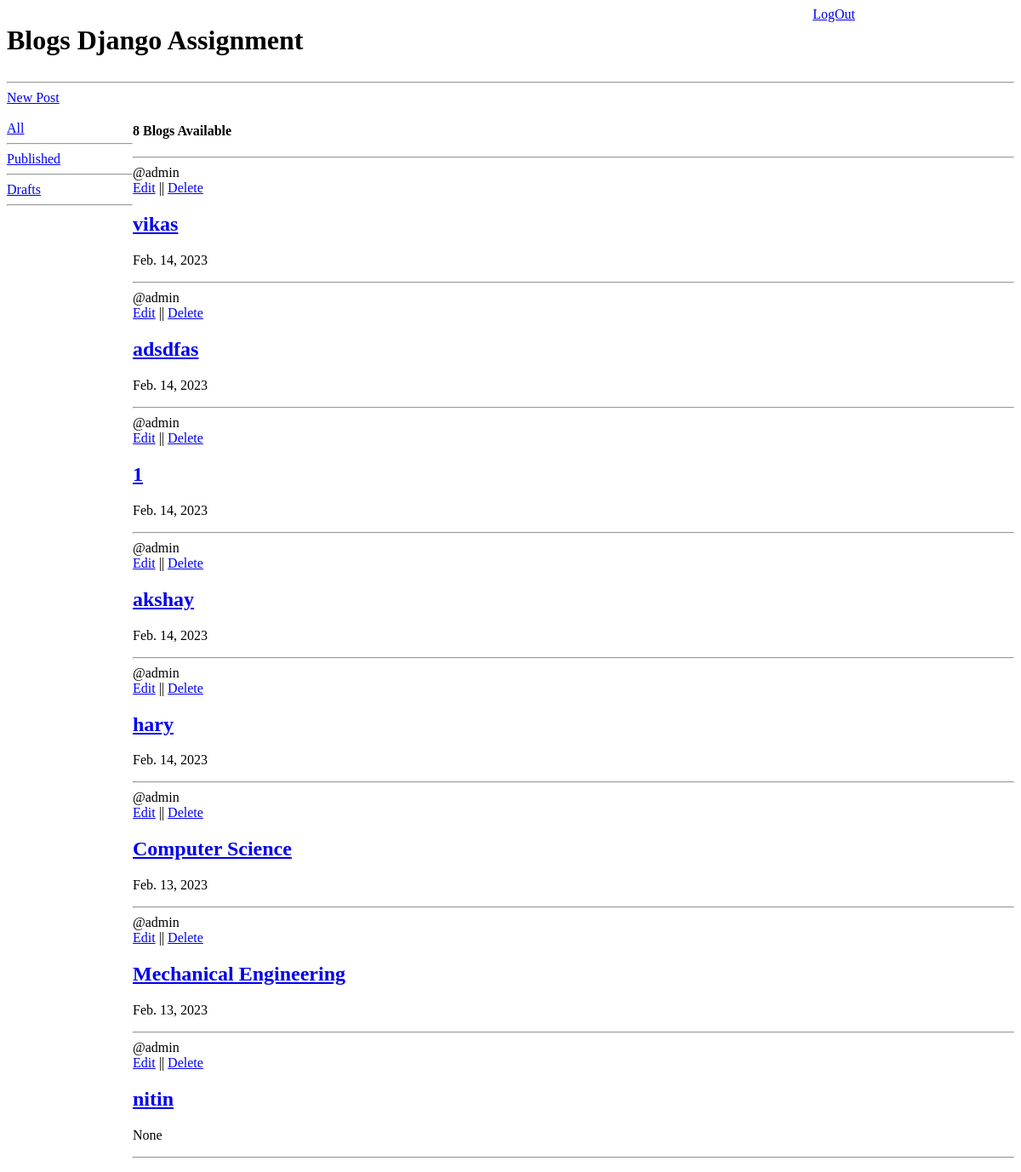
The page /?q=published (signed in) on the database as committed earlier.
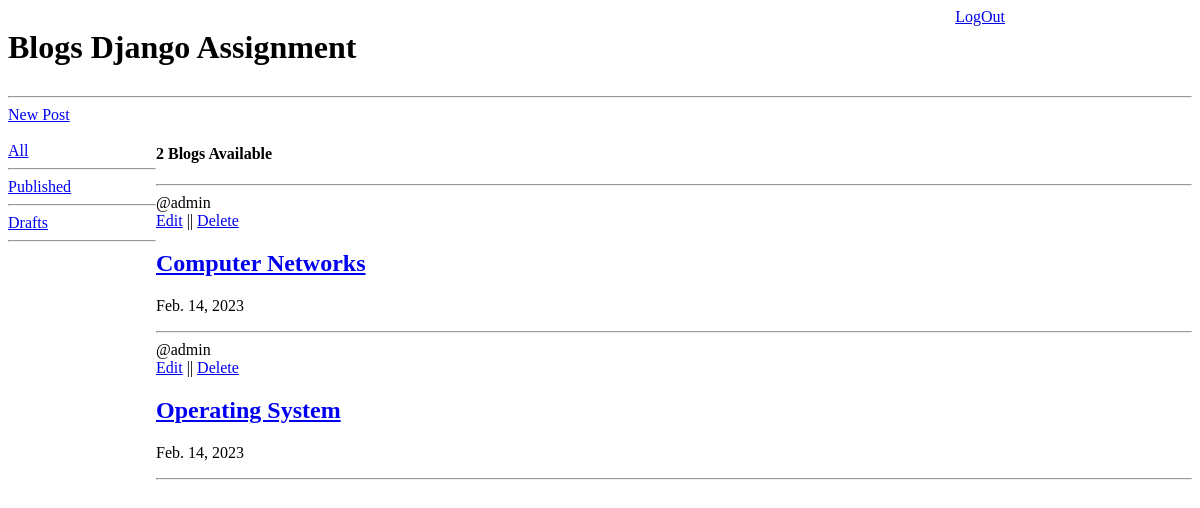
The same page on the database as committed later.
### task1/models.py (models this page shows)
class post(models.Model):
    id=models.AutoField(primary_key=True)
    title=models.CharField(max_length=300)
    author=models.ForeignKey(User,on_delete=models.CASCADE)
    content=models.TextField()
    image=models.ImageField('images/')
    creation_date=models.DateTimeField(auto_now=True)
    published_date=models.DateField(null=True)
    published=models.BooleanField(default=False)
    def __str__(self) -> str:
        return self.title
    class Meta:
        ordering=['-published_date','-creation_date']

### task1/views.py (the view)
# urls.py: 2. Add a URL to urlpatterns:  path('', views.home, name='home')
def home(request):
    q=request.GET.get("q") if request.GET.get("q")!=None else ''
    if q=="published":
        post_temp=post.objects.filter(Q(published=True)& Q(author=request.user))
    elif q=="drafts":
        post_temp=post.objects.filter(Q(published=False)& Q(author=request.user))
    else:
        post_temp=post.objects.filter(published=True)
    context={
        "posts":post_temp,
        "count":post_temp.count()
    }
    print(context)
    return render(request,"task1/home.html",context)

### templates/task1/home.html (shortened to what this page needs)
{%extends 'task1/main.html'%}
{%block content%}
<a href="{% url 'postsInsert'%}">New Post</a>
<div class="post-container">
    <div>
        {%if request.user.is_authenticated%}<br/>
        <div><a href="{%url 'home'%}?q=all"  name="all">All</a></div><hr/>
        <div><a href="{%url 'home'%}?q=published"  name="published">Published</a></div><hr/>
        <div><a href="{%url 'home'%}?q=drafts" name ="drafts" >Drafts</a></div><hr/>
        {%endif%}
    </div>
    <dev>
      <h4>  {{count}} Blogs Available</h4>
      <hr/>
{%for post in posts%}
    <span>@{{post.author}}</span><br/>
    {%if post.author == request.user%}
    <a href="{%url 'update_post' post.id%}">Edit</a> ||
    <a href="{% url 'delete_post' post.id %}">Delete</a>
    {%endif%}
  <a href="{%url 'view_post' post.id%}"><h2> {{post.title}}</h2></a>
    <p>{{post.published_date}}</p>
    <hr/>
{%endfor%}
</dev>
</div>
{%endblock%}

### templates/task1/main.html (shortened to what this page needs)
<!DOCTYPE html>
<html>
<head>
</head>
<body>
    {%include 'task1/navbar.html'%}
    <hr/>
    {%block content%}
    {%endblock%}
</body>
</html>

### templates/task1/navbar.html (shortened to what this page needs)
{%block content%}
<div class="navbar">
    <div>
        <h1>Blogs Django Assignment</h1>
    </div>
    <dev>
        {%if request.user.is_authenticated%}
        <a href="{% url 'logoutUser'%}">LogOut</a>
        {%else%}
        <a href="{% url 'loginUser'%}">Login</a>
        {%endif%}
    </dev>
</div>
{%endblock%}

### templates/task1/navbar.html (style rules this page uses)
.navbar { display: grid; grid-template-columns: 4fr 1fr; }

### templates/task1/home.html (style rules this page uses)
.post-container { display: grid; grid-template-columns: 1fr 7fr; }

Rows that differ between the two databases and show on the page:
removed post: author "admin", shows "Edit", title "vikas", published_date "Feb. 14, 2023"
removed post: author "admin", shows "Edit", title "adsdfas", published_date "Feb. 14, 2023"
removed post: author "admin", shows "Edit", title "1", published_date "Feb. 14, 2023"
removed post: author "admin", shows "Edit", title "akshay", published_date "Feb. 14, 2023"
removed post: author "admin", shows "Edit", title "hary", published_date "Feb. 14, 2023"
removed post: author "admin", shows "Edit", title "Computer Science", published_date "Feb. 13, 2023"
removed post: author "admin", shows "Edit", title "Mechanical Engineering", published_date "Feb. 13, 2023"
removed post: author "admin", shows "Edit", title "nitin", published_date "None"
added post: author "admin", shows "Edit", title "Computer Networks", published_date "Feb. 14, 2023"
added post: author "admin", shows "Edit", title "Operating System", published_date "Feb. 14, 2023"
Other text that changed with them:
{{ count }}: "8" → "2"
